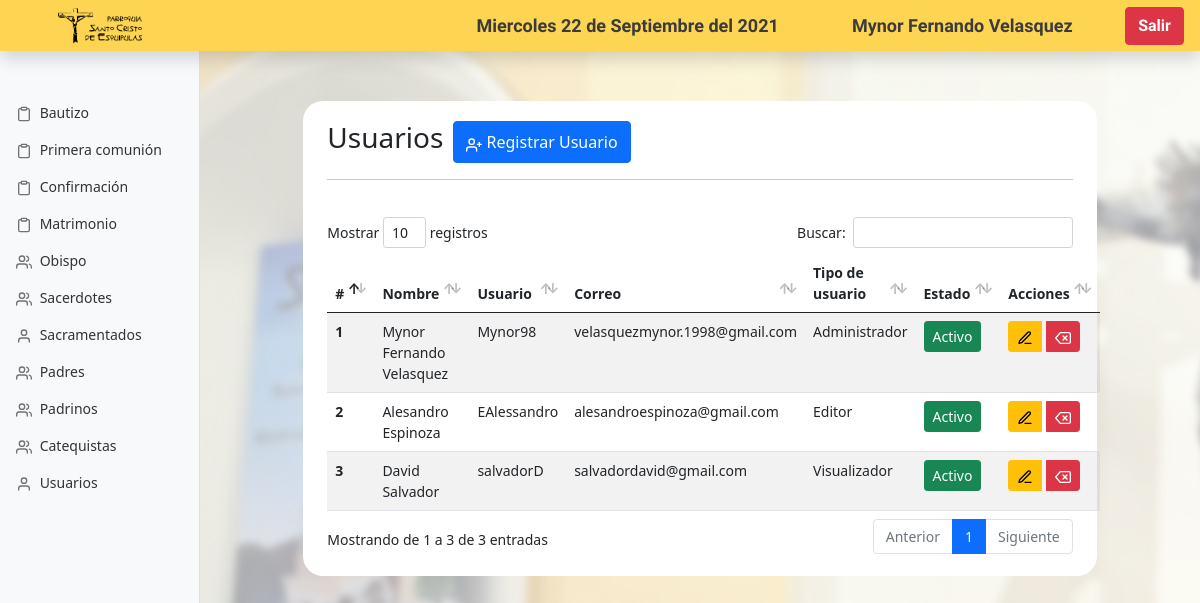
/control/vistas/principalusuarios.php (signed in), run on the app's committed database.
### tables this page shows
CREATE TABLE `usuario` (
  `idUsuario` int NOT NULL,
  `nombre` varchar(150) DEFAULT NULL,
  `usuario` varchar(50) DEFAULT NULL,
  `correo` varchar(150) DEFAULT NULL,
  `contrasenia` varchar(255) DEFAULT NULL,
  `estado` int DEFAULT NULL,
  `Rol_idRol` int NOT NULL
);

### control/vistas/principalusuarios.php (the view, shortened to what this page needs)
<?php
     include '../modelos/conector.php';
     if (isset($_SESSION['nombre'])){
         $nombre = $_SESSION['nombre'];
     }else{
         header("location:../index.php");
     }
?>
<!doctype html>
<html lang="en">
  <head>
    <link href="assets/dist/css/bootstrap.min.css" rel="stylesheet">
    <link rel="stylesheet" type="text/css" href="css/select2.css">
    <link rel="stylesheet" type="text/css" href="css/dataTables.bootstrap4.min.css"></link>
    <link href="css/dashboard.css" rel="stylesheet">
  </head>
  <body>
<header class="navbar navbar-dark sticky-top  flex-md-nowrap p-0 shadow" id="barra">
  <a class="nav-link col-md-3 col-lg-2 me-0 px-3" href="index.php" id="esimg"><img src="img/logo.png" alt="" id="imagen"></a>
  <br>
  <br>
  <br>
  <br>
  <ul class="navbar-nav px-3 ">
    <li class="nav-item text-nowrap">
      <span id="fecha">
        <?php
      $diassemana = array("Domingo","Lunes","Martes","Miercoles","Jueves","Viernes","Sábado");
      $meses = array("Enero","Febrero","Marzo","Abril","Mayo","Junio","Julio","Agosto","Septiembre","Octubre","Noviembre","Diciembre");
      echo $diassemana[date('w')]." ".date('d')." de ".$meses[date('n')-1]. " del ".date('Y') ;
        ?>
      </span>
    </li>
  </ul>
  <br>
  <ul class="navbar-nav px-3 ">
    <li class="nav-item text-nowrap">
      <span id="usuario"> <?php echo $nombre; ?></span>
    </li>
  </ul>
  <ul class="navbar-nav px-3">
    <li class="nav-item text-nowrap">
    <a class="btn btn-danger" href="../controladores/cerrarSesion.php?cerrar=yes"  id="salir" role="button">Salir</a>
    </li>
  </ul>
</header>
<div class="container-fluid">
  <div class="row">
    <nav id="sidebarMenu" class="col-md-3 col-lg-2 d-md-block bg-light sidebar collapse">
      <div class="position-sticky pt-3">
        <ul class="nav flex-column">
          <li class="nav-item">
            <a class="nav-link " aria-current="page" href="principalbautizo.php">
              <span data-feather="clipboard"></span>
              Bautizo
            </a>
          </li>
          <li class="nav-item">
            <a class="nav-link" href="principalcomunion.php">
              <span data-feather="clipboard"></span>
              Primera comunión
            </a>
          </li>
          <li class="nav-item">
            <a class="nav-link" href="principalconfir.php">
              <span data-feather="clipboard"></span>
             Confirmación
            </a>
          </li>
          <li class="nav-item">
            <a class="nav-link" href="principalmatrimonio.php">
              <span data-feather="clipboard"></span>
              Matrimonio
            </a>
          </li>
          <li class="nav-item">
            <a class="nav-link" href="principalobispo.php">
              <span data-feather="users"></span>
              Obispo
            </a>
          </li>
          <li class="nav-item">
            <a class="nav-link" href="principalsacerdote.php">
              <span data-feather="users"></span>
              Sacerdotes
            </a>
          </li>
          <li class="nav-item">
            <a class="nav-link" href="principalpersona.php">
              <span data-feather="user"></span>
              Sacramentados
            </a>
          </li>
          <li class="nav-item">
            <a class="nav-link" href="principalpadres.php">
              <span data-feather="users"></span>
              Padres
            </a>
          </li>
          <li class="nav-item">
            <a class="nav-link" href="principalpadrinos.php">
              <span data-feather="users"></span>
              Padrinos
            </a>
          </li>
          <li class="nav-item">
            <a class="nav-link" href="principalcatequistas.php">
              <span data-feather="users"></span>
              Catequistas
            </a>
          </li>
          <li class="nav-item">
            <a class="nav-link" href="principalusuarios.php">
              <span data-feather="user"></span>
              Usuarios
            </a>
          </li>
        </ul>
      </div>
    </nav>
    <main id="main" class="col-md-9 ms-sm-auto col-lg-10 px-md-4">
    <div class="container col-lg-10" style=" background-color: white; padding-top: 20px; padding-bottom: 20px; border-radius: 20px;" >
        <div class ="row">
          <div class="col-lg-12">
          <div class="btn-toolbar" >
          <h3>Usuarios</h3>
          <div style="width:10px;"></div>
           <div class="btn-group mr-2" role="group" aria-label="Third group">
           <button type="button" class="btn btn-primary" data-toggle="modal" data-target="#exampleModalCenter">
           <span data-feather="user-plus"></span> Registrar Usuario
                    </button>
                </div>
           </div>
           <hr>
           <br>
           <table id="formato" class="table table-striped "  style="width:100%">
  <thead>
    <tr>
      <th scope="col">#</th>
      <th scope="col">Nombre</th>
      <th scope="col">Usuario</th>
      <th scope="col">Correo</th>
      <th scope="col">Tipo de usuario</th>
      <th scope="col">Estado</th>
      <th scope="col">Acciones</th>
    </tr>
  </thead>
  <tbody>
  <?php
  $con = "SELECT * FROM usuario";
  $result = mysqli_query($conn,$con);
  $iteracion =0;
  while($row = mysqli_fetch_array($result)){
    $iteracion ++;
    ?>
    <tr>
      <th scope="row"><?php echo $iteracion ?></th>
      <td><?php echo $row['nombre'] ?></td>
      <td><?php echo $row['usuario'] ?></td>
      <td><?php echo $row['correo'] ?></td>
      <td><?php if($row['Rol_idRol'] == 1){echo "Administrador";}else if($row['Rol_idRol'] == 2){echo "Editor";}else{echo "Visualizador";} ?></td>
      <td><a class="btn <?php if($row['estado'] == 1){ echo "btn-success";}else{echo"btn-secondary";} ?>  btn-sm" href="../controladores/cambiarEstadoUser.php?idUser=<?php echo $row['idUsuario']  ?>"> <?php if($row['estado'] == 1){ echo "Activo";}else{echo"Inactivo";} ?></a></td>
      <td>
      <div class="btn-toolbar" >
        <div class="btn-group mr-2" role="group" aria-label="Third group">
        <button type="button" id="btnmodalid" class="btn btn-warning btn-sm" data-toggle="modal" data-target="#exampleModalCenterd"
        data-id="<?php echo $row['idUsuario']  ?>" data-nom="<?php echo $row['nombre']  ?>"
        data-use="<?php echo $row['usuario']  ?>" data-corr="<?php echo $row['correo']  ?>">
        <span data-feather="edit-3">
        </button>
        <div style=" width: 5px;"></div>
        <div class="btn-group mr-2" role="group" aria-label="Third group">
        <button type="button" id="btneliminar" class="btn btn-danger btn-sm" data-toggle="modal" data-target="#meliminar"
        data-ide="<?php echo $row['idUsuario']  ?>">
        <span data-feather="delete">
        </button>
          </div>
            </div>
            </td>
</div>
    <?php
  }
    ?>
    </div>
  </div>
  </body>
</html>

### control/vistas/css/dashboard.css (style rules this page uses)
body { font-size: .875rem; background-image: url(../img/tercerablo.jpg); }
.feather { width: 16px; height: 16px; vertical-align: text-bottom; }
.sidebar { position: fixed; top: 0; margin-top: 30px; bottom: 0; left: 0; z-index: 100; padding: 48px 0 0; box-shadow: inset -1px 0 0 rgba(0, 0, 0, .1); }
.sidebar .nav-link { font-weight: 500; color: #333; }
.sidebar .nav-link .feather { margin-right: 4px; color: #727272; }
#salir { color:rgb(255, 255, 255); font-weight: bolder; font-family: 'Indie Flower', cursive; }
#barra { background-color: rgb(253, 213, 82); }
#esimg { text-align: center; }
#imagen { width: 50%; height: 50%; }
#fecha { font-family: 'Indie Flower', cursive; color: rgb(59, 59, 59); font-weight: bolder; font-size: 18px; }
#usuario { font-family: 'Indie Flower', cursive; color: rgb(59, 59, 59); font-weight: bolder; font-size: 18px; }
#main { margin-top: 50px; }

### data on the page
usuario: nombre "Mynor Fernando Velasquez", usuario "Mynor98", correo "velasquezmynor.1998@gmail.com", shows "Administrador", estado "Activo"
usuario: nombre "Alesandro Espinoza", usuario "EAlessandro", correo "alesandroespinoza@gmail.com", shows "Editor", estado "Activo"
usuario: nombre "David Salvador", usuario "salvadorD", correo "salvadordavid@gmail.com", shows "Visualizador", estado "Activo"

### other printed values
$nombre "Mynor Fernando Velasquez"
